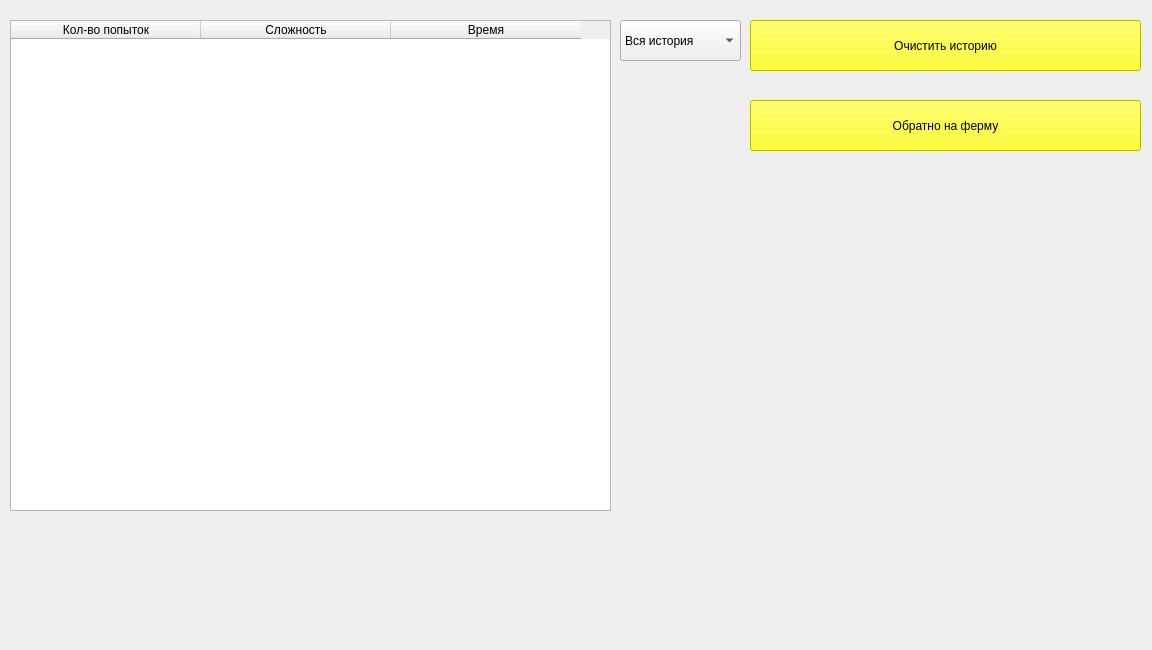
<?xml version="1.0" encoding="UTF-8"?>
<ui version="4.0">
 <class>Form</class>
 <widget class="QWidget" name="Form">
  <property name="geometry">
   <rect>
    <x>0</x>
    <y>0</y>
    <width>1152</width>
    <height>650</height>
   </rect>
  </property>
  <property name="windowTitle">
   <string>Form</string>
  </property>
  <property name="styleSheet">
   <string notr="true"/>
  </property>
  <widget class="QTableWidget" name="history_tableWidget">
   <property name="geometry">
    <rect>
     <x>10</x>
     <y>20</y>
     <width>601</width>
     <height>491</height>
    </rect>
   </property>
   <property name="styleSheet">
    <string notr="true">font: 12pt &quot;Comic Sans MS&quot;;

</string>
   </property>
   <attribute name="horizontalHeaderDefaultSectionSize">
    <number>190</number>
   </attribute>
   <column>
    <property name="text">
     <string>Кол-во попыток</string>
    </property>
   </column>
   <column>
    <property name="text">
     <string>Сложность</string>
    </property>
   </column>
   <column>
    <property name="text">
     <string>Время</string>
    </property>
   </column>
  </widget>
  <widget class="QPushButton" name="clear_history">
   <property name="geometry">
    <rect>
     <x>750</x>
     <y>20</y>
     <width>391</width>
     <height>51</height>
    </rect>
   </property>
   <property name="styleSheet">
    <string notr="true">font: 16pt &quot;Comic Sans MS&quot;;
background-color: rgb(255, 255, 0);</string>
   </property>
   <property name="text">
    <string>Очистить историю</string>
   </property>
  </widget>
  <widget class="QPushButton" name="back_to_farm">
   <property name="geometry">
    <rect>
     <x>750</x>
     <y>100</y>
     <width>391</width>
     <height>51</height>
    </rect>
   </property>
   <property name="styleSheet">
    <string notr="true">font: 16pt &quot;Comic Sans MS&quot;;
background-color: rgb(255, 255, 0);</string>
   </property>
   <property name="text">
    <string>Обратно на ферму</string>
   </property>
  </widget>
  <widget class="QLabel" name="background_history">
   <property name="geometry">
    <rect>
     <x>-20</x>
     <y>-30</y>
     <width>1171</width>
     <height>671</height>
    </rect>
   </property>
   <property name="text">
    <string/>
   </property>
  </widget>
  <widget class="QLabel" name="background_menu">
   <property name="geometry">
    <rect>
     <x>-110</x>
     <y>-30</y>
     <width>1261</width>
     <height>671</height>
    </rect>
   </property>
   <property name="text">
    <string/>
   </property>
  </widget>
  <widget class="QComboBox" name="difficulty_select">
   <property name="geometry">
    <rect>
     <x>620</x>
     <y>20</y>
     <width>121</width>
     <height>41</height>
    </rect>
   </property>
   <property name="styleSheet">
    <string notr="true">font: 10pt &quot;Comic Sans MS&quot;;</string>
   </property>
   <item>
    <property name="text">
     <string>Вся история</string>
    </property>
   </item>
   <item>
    <property name="text">
     <string>Легкий</string>
    </property>
   </item>
   <item>
    <property name="text">
     <string>Средний</string>
    </property>
   </item>
   <item>
    <property name="text">
     <string>Сложный</string>
    </property>
   </item>
   <item>
    <property name="text">
     <string>Очень сложный</string>
    </property>
   </item>
  </widget>
  <zorder>background_menu</zorder>
  <zorder>background_history</zorder>
  <zorder>history_tableWidget</zorder>
  <zorder>clear_history</zorder>
  <zorder>back_to_farm</zorder>
  <zorder>difficulty_select</zorder>
 </widget>
 <resources/>
 <connections/>
</ui>
